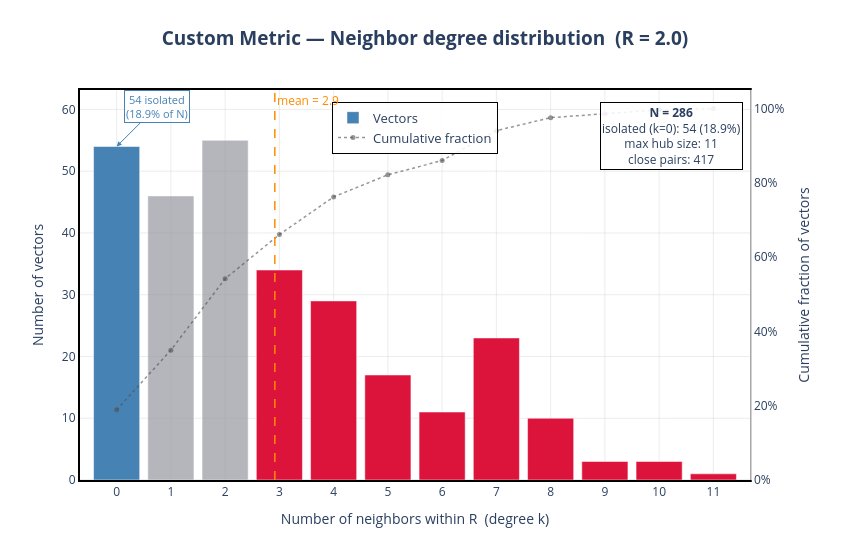

The cell this chart's notebook holds for it:
### Markdown cell above
In this case R=2 will merge only vectors that are 1%

### Code cell
pt.plot_neighbor_degree(data_input=df_vectors, R_cutoff=2.0, metric=pt.pdf_dissimilarity )

### Figure 1 — Plotly figure (JSON) as saved in the notebook; plotly's stock layout.template omitted (floating-point values rounded to 4 significant figures)
{"data": [{"customdata": [0.1888, 0.1608, 0.1923, 0.1189, 0.1014, 0.05944, 0.03846, 0.08042, 0.03497, 0.01049, 0.01049, 0.003497], "hovertemplate": "<b>k = %{x} neighbors</b><br>Vectors: %{y}<br>Fraction of N: %{customdata:.1%}<extra></extra>", "marker": {"color": ["steelblue", "rgba(150, 150, 160, 0.7)", "rgba(150, 150, 160, 0.7)", "crimson", "crimson", "crimson", "crimson", "crimson", "crimson", "crimson", "crimson", "crimson"]}, "name": "Vectors", "type": "bar", "x": [0, 1, 2, 3, 4, 5, 6, 7, 8, 9, 10, 11], "y": [54, 46, 55, 34, 29, 17, 11, 23, 10, 3, 3, 1]}, {"hovertemplate": "k = %{x}<br>Cumulative: %{y:.1%} of vectors have ≤ k neighbors<extra></extra>", "line": {"color": "rgba(80,80,80,0.6)", "dash": "dot", "width": 1.5}, "marker": {"size": 5}, "mode": "lines+markers", "name": "Cumulative fraction", "type": "scatter", "x": [0, 1, 2, 3, 4, 5, 6, 7, 8, 9, 10, 11], "y": [0.1888, 0.3497, 0.542, 0.6608, 0.7622, 0.8217, 0.8601, 0.9406, 0.9755, 0.986, 0.9965, 1.0], "yaxis": "y2"}], "layout": {"annotations": [{"font": {"color": "darkorange", "size": 12}, "showarrow": false, "text": "mean = 2.9", "x": 2.916, "xanchor": "left", "xref": "x", "y": 1, "yanchor": "top", "yref": "y domain"}, {"arrowcolor": "steelblue", "arrowhead": 2, "ax": 40, "ay": -40, "bgcolor": "rgba(255,255,255,0.85)", "bordercolor": "steelblue", "borderwidth": 1, "font": {"color": "steelblue", "size": 11}, "showarrow": true, "text": "54 isolated<br>(18.9% of N)", "x": 0, "xref": "x", "y": 54, "yref": "y"}, {"bgcolor": "rgba(255,255,255,0.88)", "bordercolor": "black", "borderwidth": 1, "font": {"size": 12}, "showarrow": false, "text": "<b>N = 286</b><br>isolated (k=0): 54 (18.9%)<br>max hub size: 11<br>close pairs: 417", "x": 0.99, "xanchor": "right", "xref": "paper", "y": 0.97, "yanchor": "top", "yref": "paper"}], "bargap": 0.15, "height": 550, "hovermode": "x unified", "legend": {"bgcolor": "rgba(255,255,255,0.88)", "bordercolor": "black", "borderwidth": 1, "font": {"size": 13}, "x": 0.5, "xanchor": "center", "y": 0.97}, "margin": {"b": 70, "l": 80, "r": 100, "t": 90}, "shapes": [{"line": {"color": "darkorange", "dash": "dash", "width": 1.5}, "type": "line", "x0": 2.916, "x1": 2.916, "xref": "x", "y0": 0, "y1": 1, "yref": "y domain"}], "title": {"font": {"size": 19}, "text": "<b>Custom Metric — Neighbor degree distribution  (R = 2.0)</b><br><sub></sub>", "x": 0.5, "xanchor": "center"}, "width": 850, "xaxis": {"dtick": 1, "gridcolor": "rgba(200,200,200,0.35)", "linecolor": "black", "linewidth": 2, "mirror": "allticks", "showgrid": true, "showline": true, "title": {"text": "Number of neighbors within R  (degree k)"}}, "yaxis": {"gridcolor": "rgba(200,200,200,0.35)", "linecolor": "black", "linewidth": 2, "mirror": false, "showgrid": true, "showline": true, "title": {"text": "Number of vectors"}}, "yaxis2": {"linecolor": "rgba(80,80,80,0.5)", "linewidth": 1.5, "overlaying": "y", "range": [0, 1.05], "showgrid": false, "showline": true, "side": "right", "tickformat": ".0%", "title": {"text": "Cumulative fraction of vectors"}}}}
